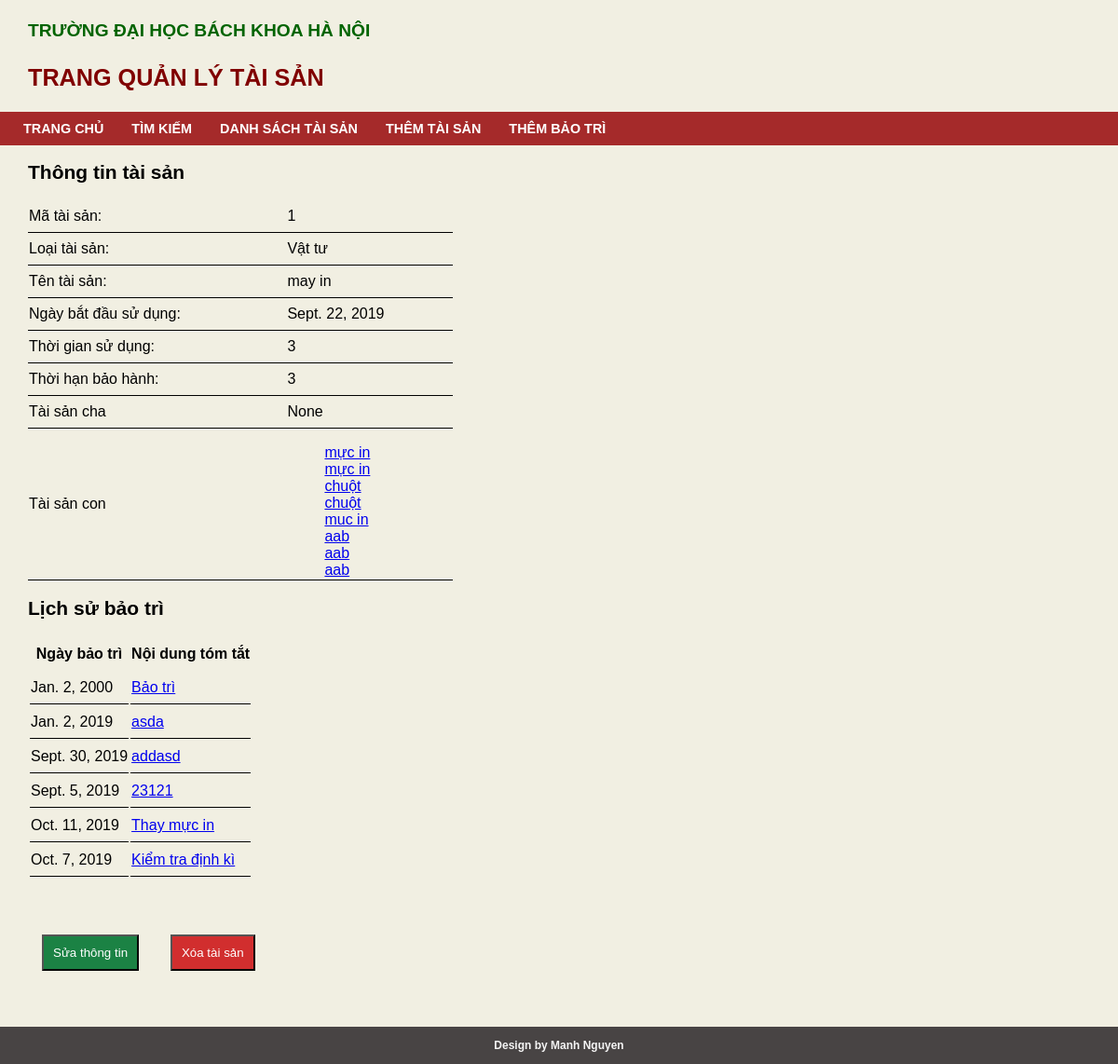
The page /details/1 on the database its author committed.
### quanlitaisan/models.py (models this page shows, shortened)
class TaiSan(models.Model):
  LOAI_TAI_SAN = [
    ('VT', 'Vật tư'),
    ('TB', 'Thiết bị')
  ]
  loai_tai_san       = models.CharField('loại tài sản', max_length = 2, choices = LOAI_TAI_SAN)
  ten_tai_san        = models.CharField('tên tài sản', max_length = 20)
  ngay_su_dung       = models.DateField('ngày bắt đầu sử dụng')
  thoi_han_bao_hanh  = models.PositiveIntegerField('số năm bảo hành')
  thoi_gian_sd       = models.PositiveIntegerField('số năm sử dụng')
  tai_san_cha        = models.ForeignKey('self', on_delete = models.SET_NULL, null = True, blank = True,verbose_name = 'Thiết bị chứa')

class LichSuBaoTri(models.Model):
  ngay_bao_tri    = models.DateField('Ngày Bảo Trì')
  tai_san_bao_tri = models.ForeignKey(TaiSan, on_delete = models.CASCADE, verbose_name = 'Tài sản bảo trì')
  tieu_de         = models.CharField('Tiêu đề', max_length = 30)
  noi_dung        = models.TextField('Nội dung bảo trì')

### quanlitaisan/views.py (the view)
# urls.py: path('details/<int:asset_id>', views.details, name = 'details'),
def details(req, asset_id):
  obj = TaiSan.objects.get(pk = asset_id)
  child_assets = TaiSan.objects.filter(tai_san_cha  = asset_id)
  history = obj.lichsubaotri_set.all()
  context = {'obj' : obj, 'title': 'Chi tiết','child' : child_assets, 'history' : history}
  return render(req, 'quanlitaisan/detail.html', context)

### quanlitaisan/templates/quanlitaisan/detail.html
{% extends "quanlitaisan/base.html" %}
{% block extra_css %}
  {% load static %}
  <link rel="stylesheet" href="{% static 'quanlitaisan/css/details.css' %}">
{% endblock %}
{% block content %}
<h2>Thông tin tài sản</h2>
<table id = 'detail_table'>
    <tr>
        <td>Mã tài sản:</td>
        <td>{{ obj.id }}</td>
      </tr>
  <tr>
    <td>Loại tài sản:</td>
    <td>{{ obj.get_loai_tai_san_display }}</td>
  </tr>
  <tr>
    <td>Tên tài sản:</td>
    <td> {{ obj.ten_tai_san }}</td>
  </tr>
  <tr>
    <td>Ngày bắt đầu sử dụng:</td>
    <td>{{ obj.ngay_su_dung }}</td>
  </tr>
  <tr>
    <td>Thời gian sử dụng:</td>
    <td>{{ obj.thoi_gian_sd }}</td>
  </tr>
  <tr>
    <td>Thời hạn bảo hành:</td>
    <td>{{ obj.thoi_han_bao_hanh }}</td>
  </tr>
  <tr>
    <td>Tài sản cha</td>
    {%if obj.tai_san_cha %}
      <td><a href="{% url 'quanlitaisan:details'  obj.tai_san_cha.id  %}">{{obj.tai_san_cha.ten_tai_san}}</a></td>
    {% else %}
      <td>None</td>
    {% endif %}
  </tr>
  <tr>
    <td>Tài sản con</td>
    <td>
      <div id="child_list">
        {%if child %}
          <ul>
          {% for asset in child %}
            <li><a href="{% url 'quanlitaisan:details' asset.id  %}">{{asset.ten_tai_san}}</a></li>
          {% endfor %}
          </ul>
        {% else %}
          None
        {% endif %}
      </div>
    </td>
  </tr>
</table>
<h2>Lịch sử bảo trì</h2>
{% if history %}
  <table>
    <tr>
      <th>Ngày bảo trì</th>
      <th>Nội dung tóm tắt</th>
    </tr>
    {% for entry in history %}
      <tr>
        <td>{{ entry.ngay_bao_tri }}</td>
        <td><a href="{% url 'quanlitaisan:maintains' entry.id %}">{{ entry.tieu_de}}</a></td>
      </tr>
    {% endfor %}
  </table>
{% else %}
<p>None</p>
{% endif %}
<div id="button_contain">
  <button id="edit">  Sửa thông tin</button>
  <button id="delete"> Xóa tài sản </button>
</div>
{% endblock %}

### quanlitaisan/static/quanlitaisan/css/root.css (style rules this page uses)
body { background-color: #F1EFE2; font-family: Arial, Helvetica, sans-serif; font-size: 14px; margin: 0px; }
#child_list { height: 160px; overflow-y: scroll; text-align: left; }
#child_list li { list-style-type: none; }

### quanlitaisan/static/quanlitaisan/css/details.css (style rules this page uses)
#detail_table { width: 40%; border-collapse: collapse; }
tr, td { height: 35px; border-bottom: 1px solid black; }
#button_contain button { margin: 60px 15px; color: white; padding: 10px; box-sizing: border-box; }
#edit { background-color: #1B8244; }
#delete { background-color: #D12E2E; }

### rows shown on the page
TaiSan: id "1", loai_tai_san "Vật tư", ten_tai_san "may in", ngay_su_dung "Sept. 22, 2019", thoi_gian_sd "3", thoi_han_bao_hanh "3"
TaiSan: ten_tai_san "mực in"
TaiSan: ten_tai_san "mực in"
TaiSan: ten_tai_san "chuột"
TaiSan: ten_tai_san "chuột"
TaiSan: ten_tai_san "muc in"
TaiSan: ten_tai_san "aab"
TaiSan: ten_tai_san "aab"
TaiSan: ten_tai_san "aab"
LichSuBaoTri: ngay_bao_tri "Jan. 2, 2000", tieu_de "Bảo trì"
LichSuBaoTri: ngay_bao_tri "Jan. 2, 2019", tieu_de "asda"
LichSuBaoTri: ngay_bao_tri "Sept. 30, 2019", tieu_de "addasd"
LichSuBaoTri: ngay_bao_tri "Sept. 5, 2019", tieu_de "23121"
LichSuBaoTri: ngay_bao_tri "Oct. 11, 2019", tieu_de "Thay mực in"
LichSuBaoTri: ngay_bao_tri "Oct. 7, 2019", tieu_de "Kiểm tra định kì"
